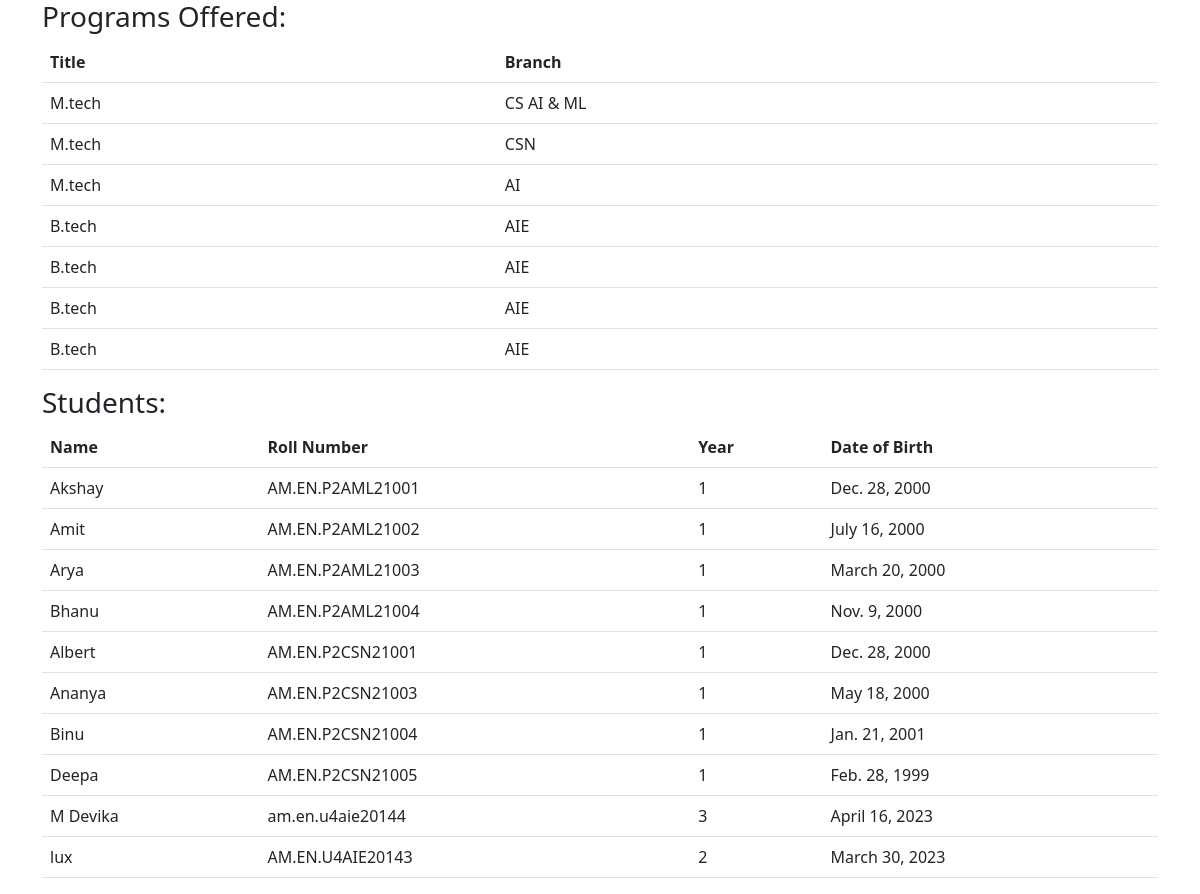
The page / on the database its author committed.
### forms_app/models.py (models this page shows, shortened)
class Program(models.Model):
    title = models.CharField(max_length=20)
    branch = models.CharField(max_length=50)

class Student(models.Model):
    roll_number = models.CharField(max_length=20)
    name = models.CharField(max_length=50)
    year = models.IntegerField(default=1)
    dob = models.DateField('date of birth')
    program = models.ForeignKey(Program, on_delete=models.CASCADE)

### forms_app/views.py (the view)
# urls.py: path('', views.index),
def index(request):
  program_values = Program.objects.all()
  student_values = Student.objects.all()
  my_dict = {'program_rows': program_values
             ,'student_rows': student_values}
  return render(request, 'index.html',context=my_dict)

### templates/index.html (shortened to what this page needs)
<!DOCTYPE html>
<html lang="en">
<head>
    <link href="https://cdn.jsdelivr.net/npm/bootstrap@5.3.0-alpha3/dist/css/bootstrap.min.css" rel="stylesheet">
</head>
<body>
    <div class="container">
        <table class ="table">
            <h3> Programs Offered: </h3>
            <thead>
                <tr>
                    <th scope="col">Title</th>
                    <th scope="col">Branch</th>
                </tr>
            </thead>
            <tbody>
                {% for r in program_rows %}
                <tr>
                    <td>{{ r.title }}</td>
                    <td>{{ r.branch }}</td>
                </tr>
                {% endfor %}
            </tbody>
        </table>
        <table class="table">
            <h3> Students: </h3>
            <thead>
                <tr>
                    <th scope="col">Name</th>
                    <th scope="col">Roll Number</th>
                    <th scope="col">Year</th>
                    <th scope="col">Date of Birth</th>
                </tr>
            </thead>
            <tbody>
                {% for r in student_rows %}
                <tr>
                <td>{{ r.name }}</td>
                <td>{{ r.roll_number}}</td>
                <td>{{ r.year }}</td>
                <td>{{ r.dob}}</td>
                </tr>
            {% endfor %}
            </tbody>
        </table>
    </div>
</body>
</html>

### rows shown on the page
Program: title "M.tech", branch "CS AI & ML"
Program: title "M.tech", branch "CSN"
Program: title "M.tech", branch "AI"
Program: title "B.tech", branch "AIE"
Program: title "B.tech", branch "AIE"
Program: title "B.tech", branch "AIE"
Program: title "B.tech", branch "AIE"
Student: name "Akshay", roll_number "AM.EN.P2AML21001", year "1", dob "Dec. 28, 2000"
Student: name "Amit", roll_number "AM.EN.P2AML21002", year "1", dob "July 16, 2000"
Student: name "Arya", roll_number "AM.EN.P2AML21003", year "1", dob "March 20, 2000"
Student: name "Bhanu", roll_number "AM.EN.P2AML21004", year "1", dob "Nov. 9, 2000"
Student: name "Albert", roll_number "AM.EN.P2CSN21001", year "1", dob "Dec. 28, 2000"
Student: name "Ananya", roll_number "AM.EN.P2CSN21003", year "1", dob "May 18, 2000"
Student: name "Binu", roll_number "AM.EN.P2CSN21004", year "1", dob "Jan. 21, 2001"
Student: name "Deepa", roll_number "AM.EN.P2CSN21005", year "1", dob "Feb. 28, 1999"
Student: name "M Devika", roll_number "am.en.u4aie20144", year "3", dob "April 16, 2023"
Student: name "lux", roll_number "AM.EN.U4AIE20143", year "2", dob "March 30, 2023"
